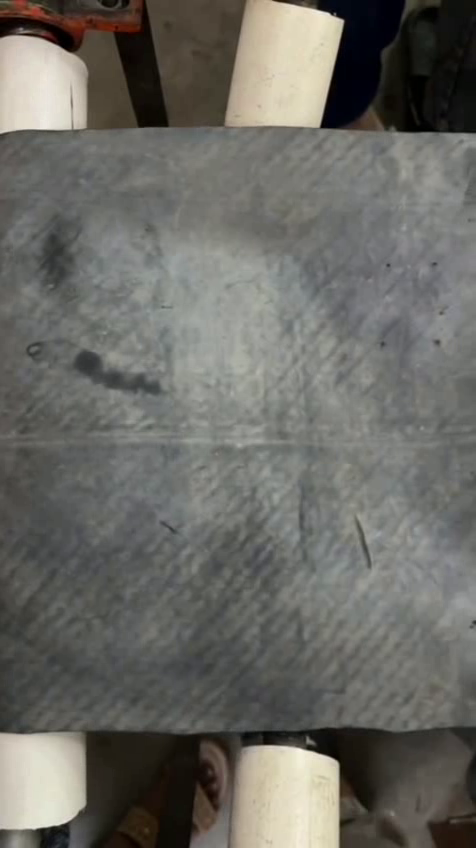
#> input picture frame 16 of beltXence/videos/conveyor_with_real_damage.mp4, 476 x 848 px
$ python camera_vision_detector.py --source videos/conveyor_with_real_damage.mp4
#> lines starting #> are read from the running program, lines starting #| are printed output that depends on the picture; after the words box and inside, x2 and y2 are one past the last pixel; in counts of white or black regions, pixels touching at a corner belong together
"""
SmartBelt — Standalone OpenCV Camera Vision Belt Detector
==========================================================
Real-time conveyor belt inspection using pure computer vision.
No deep-learning model or checkpoint file required.

Detection pipeline (multi-stage):
  1. ROI tracking  — belt region auto-detected via central horizontal strip
  2. Edge density   — Canny gradient magnitude => surface tear / crack proxy
  3. Texture score  — local variance map (std-dev filter) => worn / shiny zones
  4. Color anomaly  — HSV deviation from baseline palette => stain / discoloration
  5. Structural gaps — morphological analysis => missing-chunk detection
  6. Fused score    — weighted combination of all channels, EMA-smoothed

Usage (standalone script):
    python camera_vision_detector.py                    # live webcam (index 0)
    python camera_vision_detector.py --source 1         # second USB camera
    python camera_vision_detector.py --source videos/conveyorbelt.mp4
    python camera_vision_detector.py --source videos/conveyor_with_real_damage.mp4

Controls in the OpenCV window:
    Q / ESC  — quit
    S        — save current annotated frame as PNG
    R        — reset baseline (re-calibrate color palette)
    P        — toggle pause / resume
    H        — toggle heatmap overlay on / off
    +/-      — increase / decrease sensitivity threshold
"""

from __future__ import annotations

import argparse
import sys
import time
from pathlib import Path
from typing import List, Optional, Tuple

import cv2
import numpy as np

# ── Tunable constants ─────────────────────────────────────────────────────────
WINDOW_TITLE = "SmartBelt — Camera Vision Belt Detector"

# Anomaly thresholds (0-1 scale)
THRESHOLD_ELEVATED = 0.40   # above -> ELEVATED RISK
THRESHOLD_CRITICAL = 0.65   # above -> CRITICAL DAMAGE

# EMA smoothing factor (higher = smoother but slower response)
EMA_ALPHA = 0.30

# Baseline colour calibration: collect N frames before scoring begins
BASELINE_FRAMES = 40

# Kernel sizes for vision stages
BLUR_KSIZE   = 5      # Gaussian pre-blur
CANNY_LOW    = 40
CANNY_HIGH   = 120
TEX_KSIZE    = 11     # Local std-dev window
TEX_WEIGHT   = 0.30
EDGE_WEIGHT  = 0.45
COLOR_WEIGHT = 0.25

# ── Colors (BGR) ──────────────────────────────────────────────────────────────
GREEN  = (0, 210, 60)
ORANGE = (0, 145, 255)
RED    = (0, 40, 220)
WHITE  = (245, 245, 245)
DARK   = (18, 20, 30)
TEAL   = (200, 220, 60)


# =============================================================================
class BeltVisionDetector:
    """
    Multi-stage OpenCV belt anomaly detector.
    Produces a fused anomaly score [0, 1] and a colour heatmap per frame.
    """

    # [382 lines left out: functions __init__, run, process_frame, _local_std, _colour_anomaly, _compute_baseline and 6 more, not called in this run]


# =============================================================================
if __name__ == "__main__":
    args = _parse_args()

    try:
        source: int | str = int(args.source)
        # Prioritize Logi C270 HD WebCam (index 2 / 1280x720) if default 0 passed
        if source == 0:
            import cv2 as _cv2
            for _probe in [2, 1, 3, 0]:
                _cap2 = _cv2.VideoCapture(_probe, _cv2.CAP_DSHOW)
                if _cap2.isOpened():
                    _ret, _ = _cap2.read()
                    _cap2.release()
                    if _ret:
                        _name = "Logi C270 HD WebCam" if _probe == 2 else f"Camera index {_probe}"
                        print(f"[BeltVision] Auto-selected {_name} (index {_probe})")
                        source = _probe
                        break
    except ValueError:
        source = args.source

    # Honour calibration-frames argument by patching the module constant
    import camera_vision_detector as _self
    _self.BASELINE_FRAMES = args.calibration_frames

    detector = BeltVisionDetector(
        source=source,
        width=args.width,
        height=args.height,
    )
    detector.sensitivity  = args.sensitivity
    detector.show_heatmap = not args.no_heatmap

    try:
        detector.run()
#> in run, frame is the input picture: shape (848, 476, 3); mean B, G, R 100.6, 106, 106.8
#> in process_frame, `edges     = cv2.Canny(gray, CANNY_LOW, CANNY_HIGH)`:
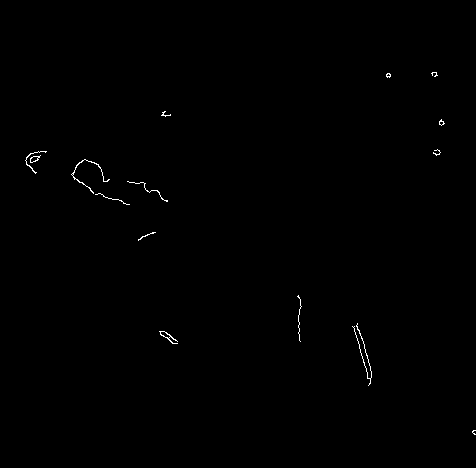
#> edges: shape (468, 476); 0.29% white in thin lines or dots, all inside (x1, y1, x2, y2) = (25, 72, 476, 435)
#> in process_frame, `edge_score = float(np.mean(edge_map))`: edge_score = 0.00287
#> in _local_std, `return np.sqrt(variance)`:
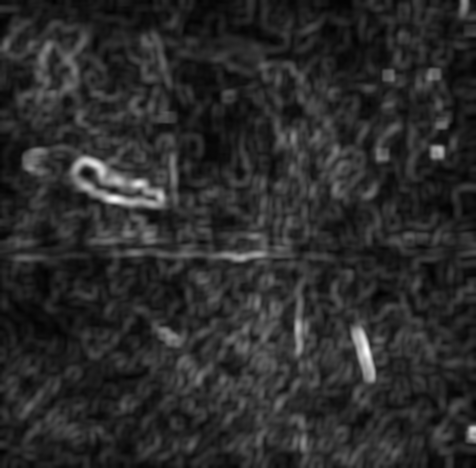
#> returned value: shape (468, 476) float32; min 0.339, max 27.87, mean 5; drawn with min black and max white
#> in process_frame, `tex_score = float(np.mean(tex_norm))`: tex_score = 0.18
#> in process_frame, `_, thresh = cv2.threshold(gray, 0, 255, cv2.THRESH_BINARY + cv2.THRESH..`: thresh: shape (468, 476); 54.6% white; 99 black regions (45 under 20 px), largest, box (x1, y1, x2, y2) and area: (0, 0, 388, 468) 79219, (375, 125, 476, 366) 9661, (224, 0, 392, 153) 6812
#> in process_frame, `closed    = cv2.morphologyEx(thresh, cv2.MORPH_CLOSE, kernel)`:
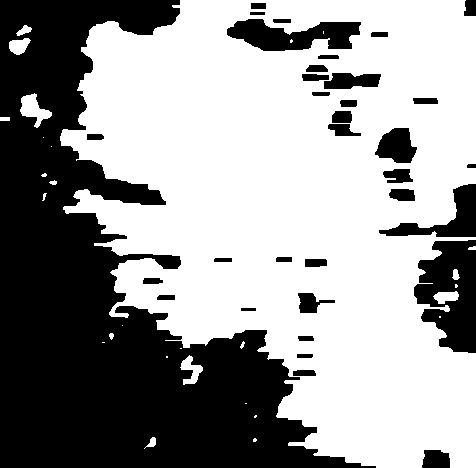
#> closed: shape (468, 476); 59.8% white; 34 black regions, largest, box (x1, y1, x2, y2) and area: (0, 0, 376, 468) 74400, (414, 240, 476, 353) 4855, (227, 19, 361, 51) 2701
#> in process_frame, `gap_map   = cv2.bitwise_xor(closed, thresh).astype(np.float32) / 255.0`: gap_map: shape (468, 476) float32; values 0 (black) and 1 (white), 5.2% white; 265 white regions (125 under 20 px), largest, box (x1, y1, x2, y2) and area: (319, 48, 359, 75) 396, (393, 201, 415, 224) 298, (118, 280, 154, 303) 282
#> in process_frame, `raw_score = ( EDGE_WEIGHT  * np.clip(edge_score * 12.0, 0.0, 1.0) + TE..`: raw_score = 0.232
#> in process_frame, `self._ema_score = EMA_ALPHA * raw_score + (1 - EMA_ALPHA) * self._ema_..`: self._ema_score = 0.0695
#> in _build_heatmap, `full_amap[roi_top:roi_top + roi_h, :] = cv2.resize( fused_roi, (w, roi..`:
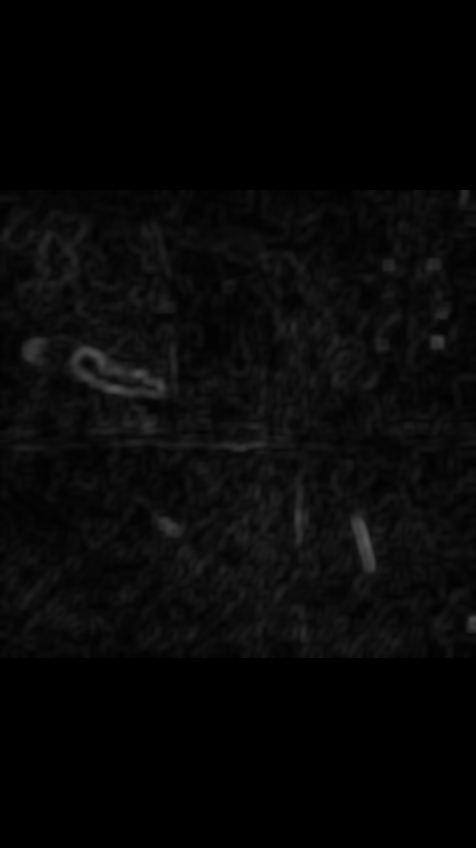
#> full_amap: shape (848, 476) float32; min 0, max 0.349, mean 0.0305
#> in _build_heatmap, `heatmap_bgr = cv2.applyColorMap(uint8, cv2.COLORMAP_JET)`:
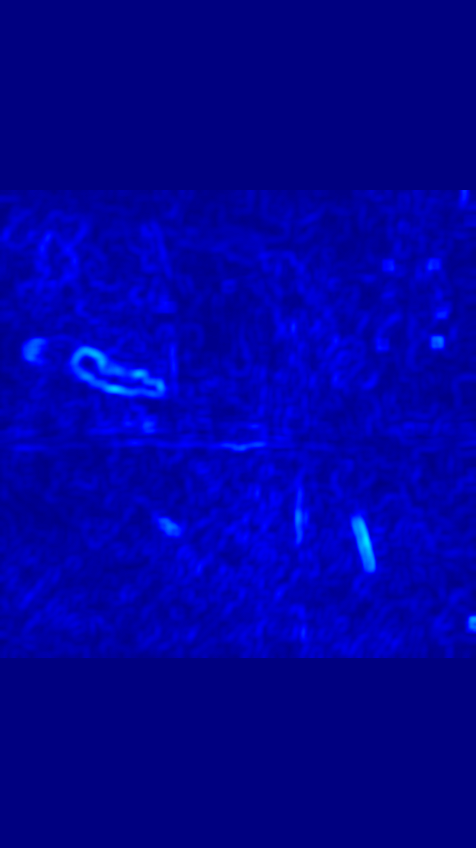
#> heatmap_bgr: shape (848, 476, 3); mean B, G, R 157.2, 0.9, 0
#> in _render_hud, `roi_color = ( RED if score >= THRESHOLD_CRITICAL else ORANGE if score ..`: roi_color = (0, 210, 60)
#> in _render_hud, `bar_w = int(w * min(score, 1.0))`: bar_w = 33
#> after the loop in _render_hud, `for thresh, color in [(THRESHOLD_ELEVATED, ORANGE), (THRESHOLD_CRITICA..`: frame: shape (848, 476, 3); mean of channels 0, 1, 2 99.2, 106.9, 105.9
#> in _render_hud, `cv2.rectangle(overlay, (0, 0), (w, hud_h), (12, 14, 22), -1)`:
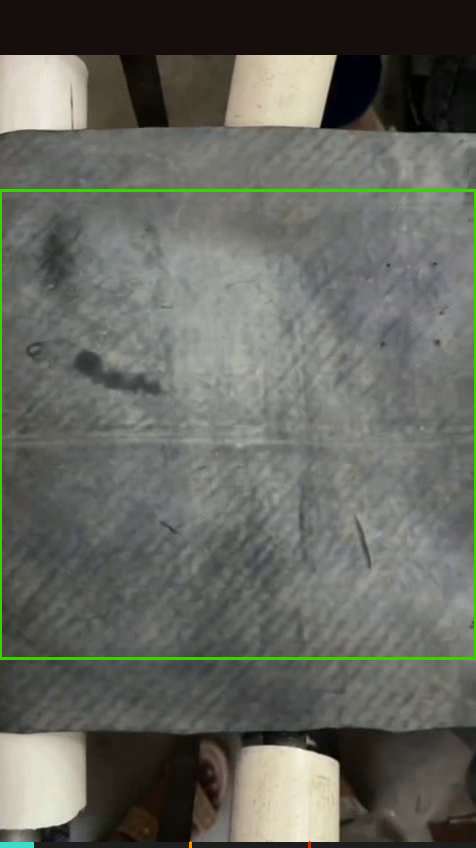
#> overlay: shape (848, 476, 3); mean of channels 0, 1, 2 95.9, 103.1, 101.9; drawn as B, G, R
#> in _render_hud, `font  = cv2.FONT_HERSHEY_SIMPLEX`: font = 0
#> after the loop in _render_hud, `for i, txt in enumerate([`:
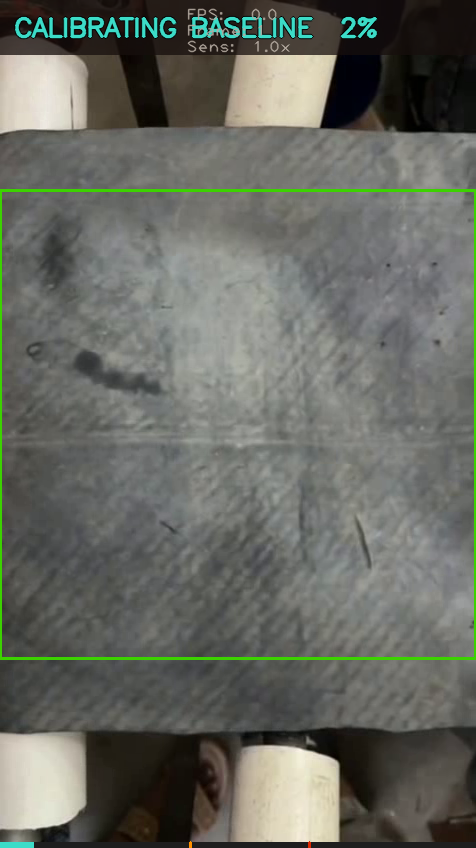
#> frame: shape (848, 476, 3); mean of channels 0, 1, 2 98.2, 105.6, 103.1; drawn as B, G, R
#> in run, `score, heatmap, annotated = self.process_frame(frame)`: score = 0.0695
#> (key q is pressed here)
    except (RuntimeError, FileNotFoundError) as exc:
        print(f"\n[ERROR] {exc}", file=sys.stderr)
        sys.exit(1)
    except KeyboardInterrupt:
        print("\n[BeltVision] Interrupted by user.")
        sys.exit(0)

$ run again, starting later in the video
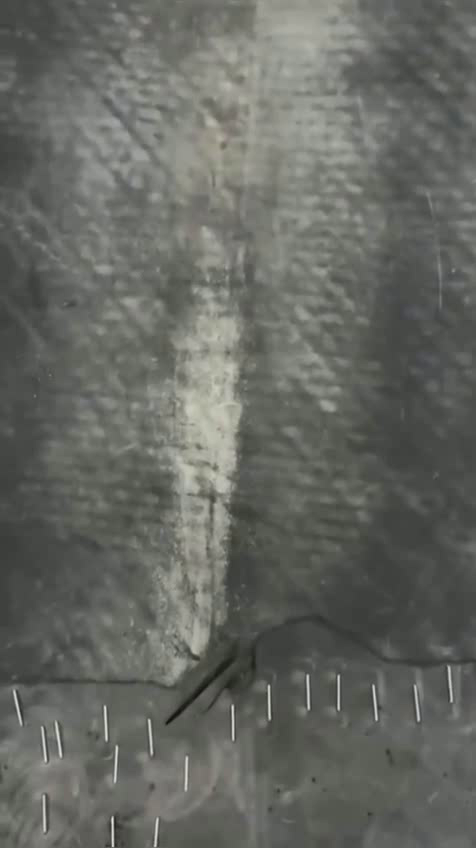
#> input picture frame 72 of beltXence/videos/conveyor_with_real_damage.mp4, 476 x 848 px
#> in run, frame is the input picture: shape (848, 476, 3); mean B, G, R 98.2, 103.8, 101.8
#> in process_frame, `edges     = cv2.Canny(gray, CANNY_LOW, CANNY_HIGH)`:
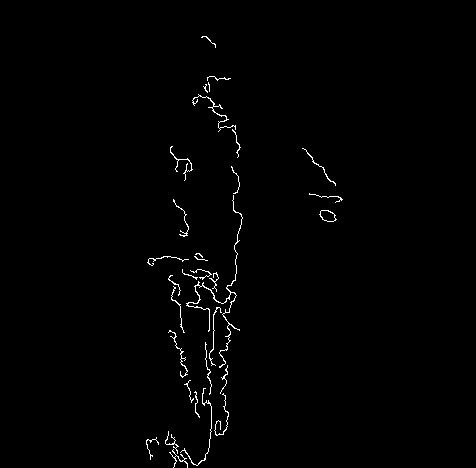
#> edges: shape (468, 476); 0.93% white in thin lines or dots, all inside (x1, y1, x2, y2) = (146, 36, 343, 468)
#> edge_score = 0.00934
#> tex_score = 0.143
#> thresh: shape (468, 476); 34.1% white; 63 white regions (20 under 20 px), largest, box (x1, y1, x2, y2) and area: (27, 0, 387, 468) 71167, (418, 0, 476, 23) 706, (116, 161, 160, 186) 597
#> closed: shape (468, 476); 37.2% white; 38 white regions (10 under 20 px), largest, box (x1, y1, x2, y2) and area: (16, 0, 387, 468) 79181, (418, 0, 476, 23) 805, (449, 27, 476, 64) 515
#> gap_map: shape (468, 476) float32; values 0 (black) and 1 (white), 3.1% white; 227 white regions (131 under 20 px), largest, box (x1, y1, x2, y2) and area: (92, 83, 134, 101) 320, (82, 207, 109, 237) 245, (243, 66, 256, 92) 243
#> raw_score = 0.222
#> self._ema_score = 0.0665
#> roi_color = (0, 210, 60)
#> bar_w = 31
#> overlay: shape (848, 476, 3); mean of channels 0, 1, 2 90.6, 98.4, 95.3
#> font = 0
#> after the loop in _render_hud, `for i, txt in enumerate([`:
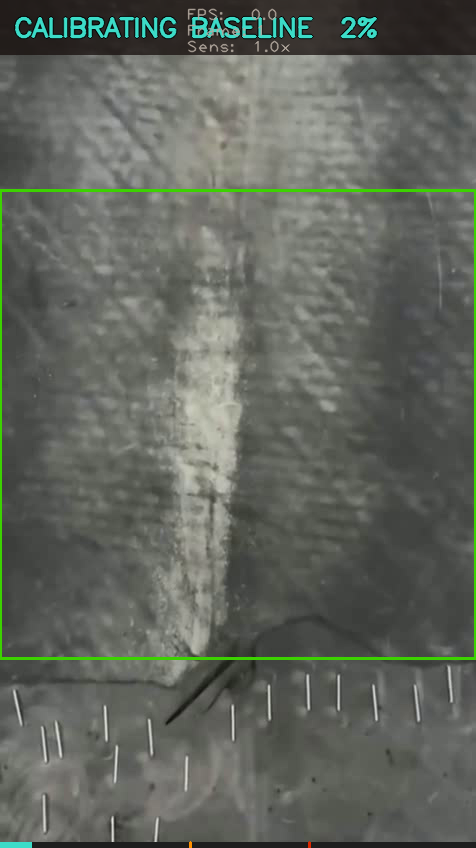
#> frame: shape (848, 476, 3); mean of channels 0, 1, 2 93.4, 101.4, 96.8; drawn as B, G, R
#> in run, `score, heatmap, annotated = self.process_frame(frame)`: score = 0.0665

$ run again, starting later in the video
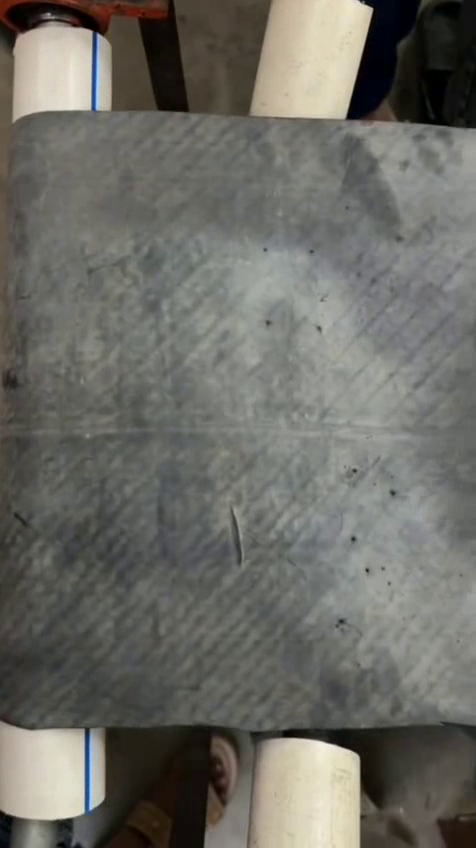
#> input picture frame 128 of beltXence/videos/conveyor_with_real_damage.mp4, 476 x 848 px
#> in run, frame is the input picture: shape (848, 476, 3); mean B, G, R 101.6, 107.5, 108.4
#> in process_frame, `edges     = cv2.Canny(gray, CANNY_LOW, CANNY_HIGH)`:
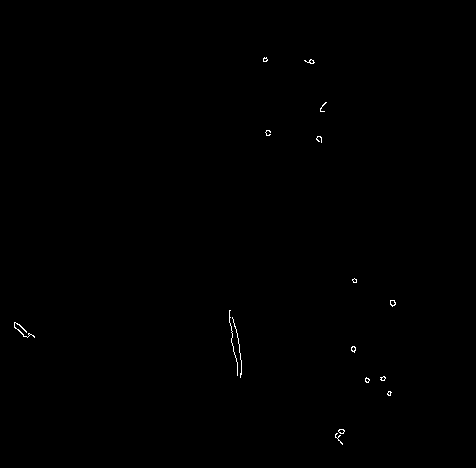
#> edges: shape (468, 476); 0.19% white in thin lines or dots, all inside (x1, y1, x2, y2) = (14, 57, 396, 445)
#> edge_score = 0.0019
#> tex_score = 0.179
#> thresh: shape (468, 476); 48.5% white; 64 white regions (39 under 20 px), largest, box (x1, y1, x2, y2) and area: (105, 0, 476, 468) 102166, (39, 87, 124, 203) 2648, (43, 11, 136, 75) 1695
#> closed: shape (468, 476); 53.1% white; 13 black regions, largest, box (x1, y1, x2, y2) and area: (0, 0, 353, 468) 92597, (418, 168, 476, 353) 5842, (329, 0, 404, 51) 2172
#> gap_map: shape (468, 476) float32; values 0 (black) and 1 (white), 4.7% white; 239 white regions (111 under 20 px), largest, box (x1, y1, x2, y2) and area: (218, 269, 256, 302) 447, (95, 116, 111, 144) 307, (421, 123, 454, 154) 252
#> raw_score = 0.225
#> self._ema_score = 0.0674
#> roi_color = (0, 210, 60)
#> bar_w = 32
#> overlay: shape (848, 476, 3); mean of channels 0, 1, 2 96.3, 103.9, 102.8
#> font = 0
#> after the loop in _render_hud, `for i, txt in enumerate([`:
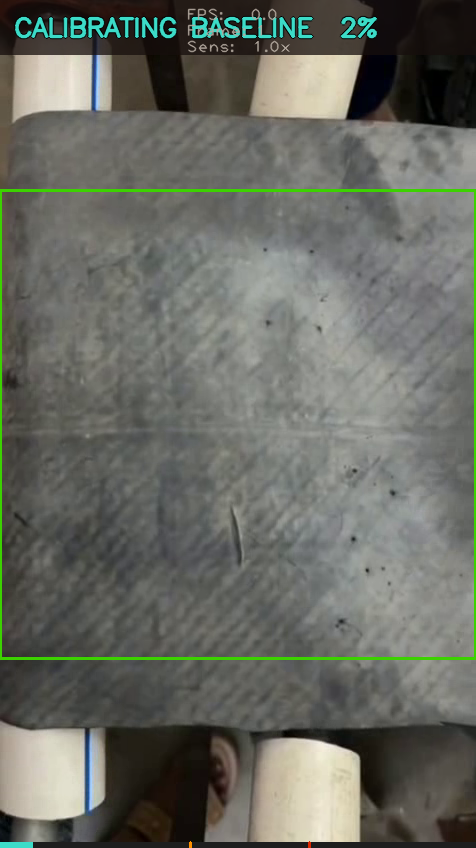
#> frame: shape (848, 476, 3); mean of channels 0, 1, 2 98.7, 106.5, 104.1; drawn as B, G, R
#> in run, `score, heatmap, annotated = self.process_frame(frame)`: score = 0.0674
